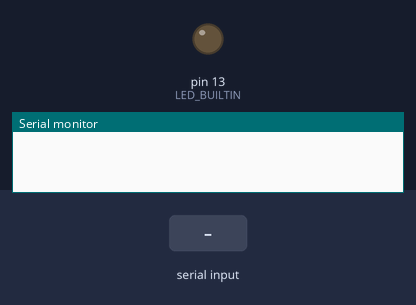
A sketch run on a simulated Arduino Uno, built with avr-gcc and run on an emulated ATmega328P. Parts: output pins drawn as LEDs (lit = HIGH), the last lines printed to the serial monitor. The test bench sets the inputs (shaded band).

Above: at 1.2 s.
1.3 s: "on" received over Serial
At 2.5 s:
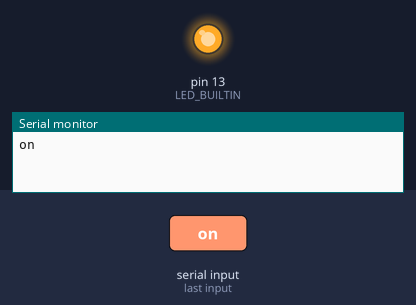
2.8 s: "off" received over Serial
At 3.9 s:
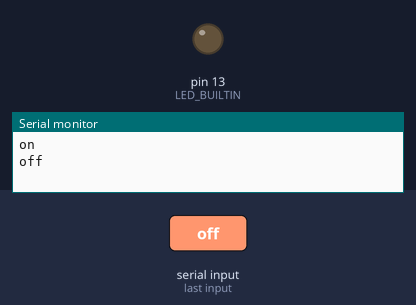
Timing chart, 0 to 5.8 s (numbered marks = the images above; inputs shaded):
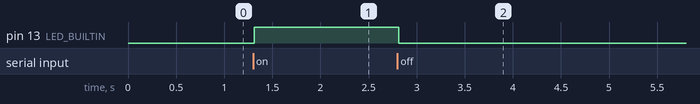

The sketch:

serialnodejscom.ino
```cpp
void setup() {
  pinMode(LED_BUILTIN,OUTPUT);
  Serial.begin(9600);
  Serial.setTimeout(10);
}

void loop() {
  if(Serial.available()>0)
  {
     ledFunction();
  }
}

void ledFunction(){
  String data = Serial.readString();
    Serial.println(data);
      if(data=="on"){ digitalWrite(LED_BUILTIN,HIGH);}
       if(data=="off"){ digitalWrite(LED_BUILTIN,LOW);}
}
```

Measured:
- after the input at 1.3 s, pin 13 (LED_BUILTIN): LOW → HIGH at once
- after the input at 2.8 s, pin 13 (LED_BUILTIN): HIGH → LOW at once
